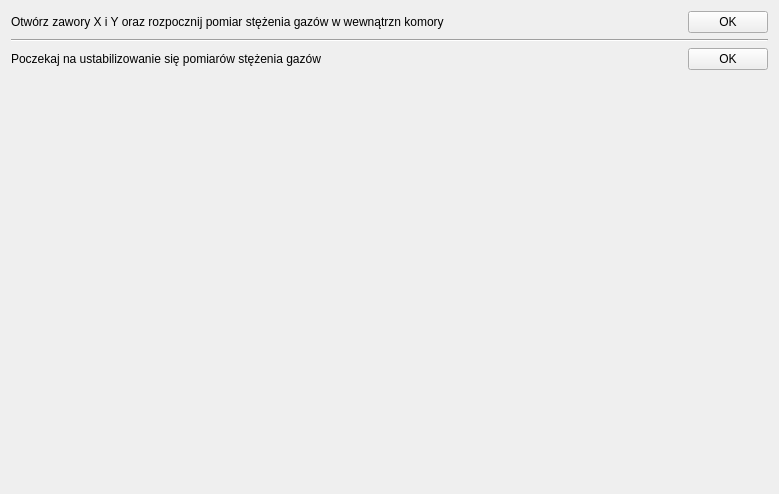
<?xml version="1.0" encoding="UTF-8"?>
<ui version="4.0">
 <class>NowyTest_5</class>
 <widget class="TestPage" name="NowyTest_5">
  <property name="geometry">
   <rect>
    <x>0</x>
    <y>0</y>
    <width>779</width>
    <height>494</height>
   </rect>
  </property>
  <property name="windowTitle">
   <string>WizardPage</string>
  </property>
  <property name="title" stdset="0">
   <string>Przygotowanie stanowiska. Krok 3</string>
  </property>
  <property name="subTitle" stdset="0">
   <string>Dalsze prace porządkowe</string>
  </property>
  <property name="buttonName" stdset="0">
   <string>Dalej</string>
  </property>
  <layout class="QFormLayout" name="formLayout_2">
   <item row="0" column="0">
    <widget class="QLabel" name="lStep2">
     <property name="text">
      <string>Otwórz zawory X i Y oraz rozpocznij pomiar stężenia gazów w wewnątrzn komory</string>
     </property>
    </widget>
   </item>
   <item row="0" column="1">
    <layout class="QHBoxLayout" name="horizontalLayout_8">
     <item>
      <spacer name="horizontalSpacer_3">
       <property name="orientation">
        <enum>Qt::Horizontal</enum>
       </property>
       <property name="sizeHint" stdset="0">
        <size>
         <width>40</width>
         <height>20</height>
        </size>
       </property>
      </spacer>
     </item>
     <item>
      <widget class="QPushButton" name="pbStep2">
       <property name="text">
        <string>OK</string>
       </property>
      </widget>
     </item>
    </layout>
   </item>
   <item row="1" column="0" colspan="2">
    <widget class="Line" name="line">
     <property name="sizePolicy">
      <sizepolicy hsizetype="Preferred" vsizetype="Fixed">
       <horstretch>0</horstretch>
       <verstretch>0</verstretch>
      </sizepolicy>
     </property>
     <property name="minimumSize">
      <size>
       <width>15</width>
       <height>0</height>
      </size>
     </property>
     <property name="orientation">
      <enum>Qt::Horizontal</enum>
     </property>
    </widget>
   </item>
   <item row="2" column="0">
    <widget class="QLabel" name="lStep3">
     <property name="text">
      <string>Poczekaj na ustabilizowanie się pomiarów stężenia gazów</string>
     </property>
    </widget>
   </item>
   <item row="2" column="1">
    <layout class="QHBoxLayout" name="horizontalLayout_9">
     <item>
      <spacer name="horizontalSpacer_10">
       <property name="orientation">
        <enum>Qt::Horizontal</enum>
       </property>
       <property name="sizeHint" stdset="0">
        <size>
         <width>40</width>
         <height>20</height>
        </size>
       </property>
      </spacer>
     </item>
     <item>
      <widget class="QPushButton" name="pbStep3">
       <property name="text">
        <string>OK</string>
       </property>
      </widget>
     </item>
    </layout>
   </item>
  </layout>
 </widget>
 <customwidgets>
  <customwidget>
   <class>TestPage</class>
   <extends>QWidget</extends>
   <header>testpage.h</header>
   <container>1</container>
  </customwidget>
 </customwidgets>
 <resources/>
 <connections/>
</ui>
